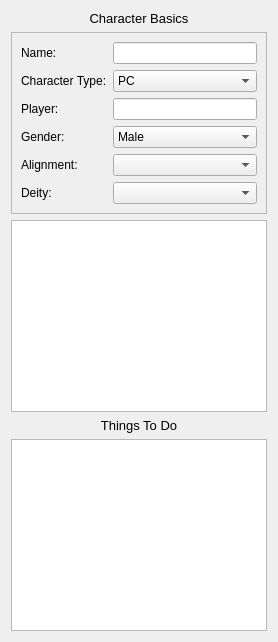
         <widget class="QFrame" name="frmlOverviewLeft">
          <property name="frameShape">
           <enum>QFrame::NoFrame</enum>
          </property>
          <property name="frameShadow">
           <enum>QFrame::Plain</enum>
          </property>
          <layout class="QVBoxLayout" name="verticalLayout_4">
           <item>
            <widget class="QLabel" name="lblCharBasicsOverview">
             <property name="font">
              <font>
               <pointsize>10</pointsize>
              </font>
             </property>
             <property name="text">
              <string>Character Basics</string>
             </property>
             <property name="alignment">
              <set>Qt::AlignCenter</set>
             </property>
            </widget>
           </item>
           <item>
            <widget class="QFrame" name="frmlCharacterBasicsOverview">
             <property name="frameShape">
              <enum>QFrame::StyledPanel</enum>
             </property>
             <property name="frameShadow">
              <enum>QFrame::Sunken</enum>
             </property>
             <layout class="QGridLayout" name="gridLayout_6">
              <item row="0" column="0">
               <widget class="QLabel" name="lblNameOverview">
                <property name="text">
                 <string>Name:</string>
                </property>
               </widget>
              </item>
              <item row="0" column="1">
               <widget class="QLineEdit" name="qlnNameOverview"/>
              </item>
              <item row="1" column="0">
               <widget class="QLabel" name="lblCharacterTypeOverview">
                <property name="text">
                 <string>Character Type:</string>
                </property>
               </widget>
              </item>
              <item row="1" column="1">
               <widget class="QComboBox" name="cmbCharTypeOverview">
                <item>
                 <property name="text">
                  <string>PC</string>
                 </property>
                </item>
                <item>
                 <property name="text">
                  <string>NPC</string>
                 </property>
                </item>
               </widget>
              </item>
              <item row="2" column="0">
               <widget class="QLabel" name="lblPlayerOverview">
                <property name="text">
                 <string>Player:</string>
                </property>
               </widget>
              </item>
              <item row="2" column="1">
               <widget class="QLineEdit" name="qlnPlayerOverview"/>
              </item>
              <item row="3" column="0">
               <widget class="QLabel" name="lblGenderOverview">
                <property name="text">
                 <string>Gender:</string>
                </property>
               </widget>
              </item>
              <item row="3" column="1">
               <widget class="QComboBox" name="cmbGenderOverview">
                <item>
                 <property name="text">
                  <string>Male</string>
                 </property>
                </item>
                <item>
                 <property name="text">
                  <string>Female</string>
                 </property>
                </item>
                <item>
                 <property name="text">
                  <string>Neuter</string>
                 </property>
                </item>
                <item>
                 <property name="text">
                  <string>Unknown</string>
                 </property>
                </item>
               </widget>
              </item>
              <item row="4" column="0">
               <widget class="QLabel" name="lblAlignmentOverview">
                <property name="text">
                 <string>Alignment:</string>
                </property>
               </widget>
              </item>
              <item row="4" column="1">
               <widget class="QComboBox" name="cmbAlignOverview"/>
              </item>
              <item row="5" column="0">
               <widget class="QLabel" name="lblDeityOverview">
                <property name="text">
                 <string>Deity:</string>
                </property>
               </widget>
              </item>
              <item row="5" column="1">
               <widget class="QComboBox" name="cmbDeityOverview"/>
              </item>
             </layout>
            </widget>
           </item>
           <item>
            <widget class="QListView" name="lstLanguagesOverview"/>
           </item>
           <item>
            <widget class="QLabel" name="lblThingsToDoOverview">
             <property name="font">
              <font>
               <pointsize>10</pointsize>
              </font>
             </property>
             <property name="text">
              <string>Things To Do</string>
             </property>
             <property name="alignment">
              <set>Qt::AlignCenter</set>
             </property>
            </widget>
           </item>
           <item>
            <widget class="QTextBrowser" name="txtThingsToDoOverview"/>
           </item>
          </layout>
         </widget>
